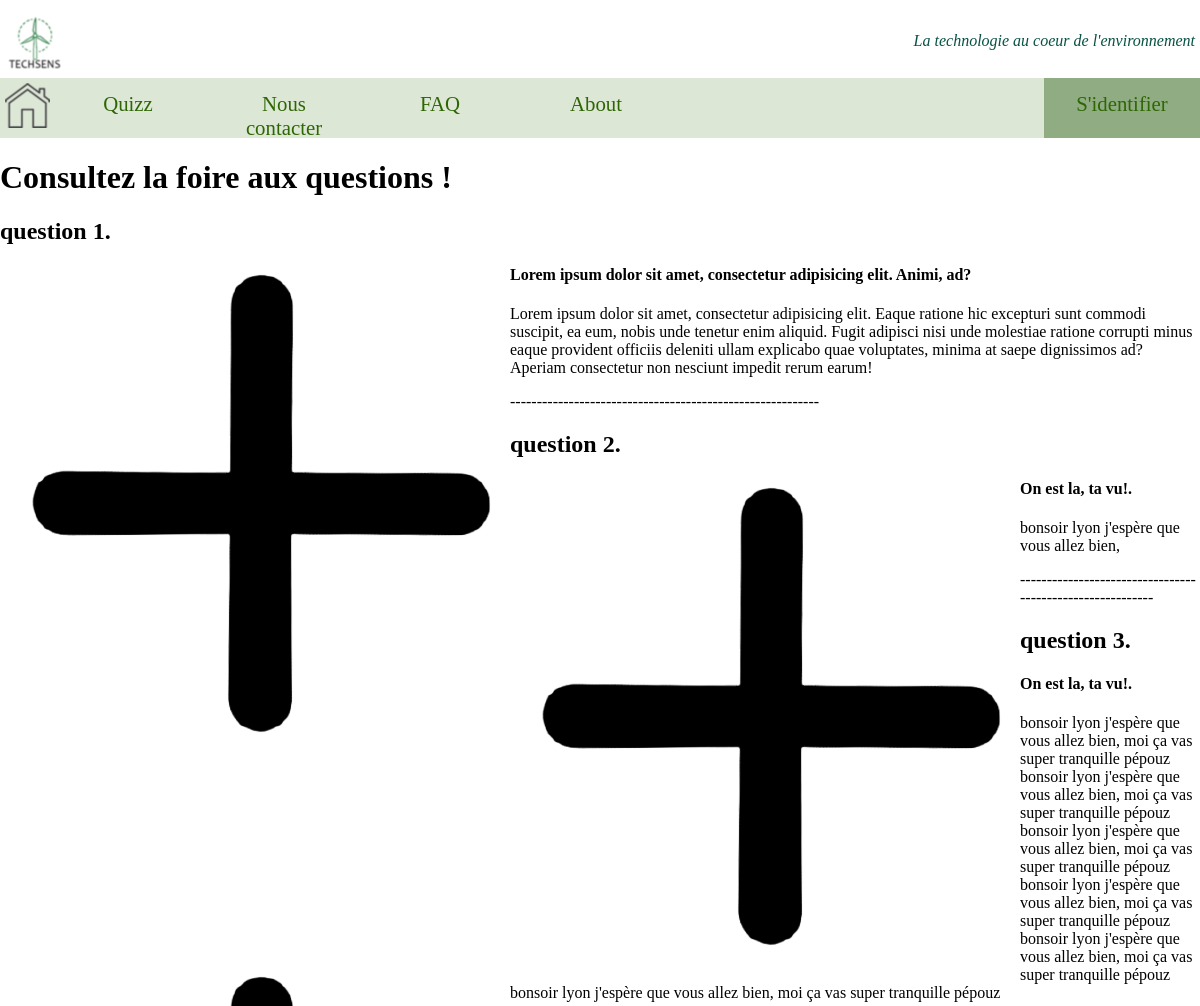
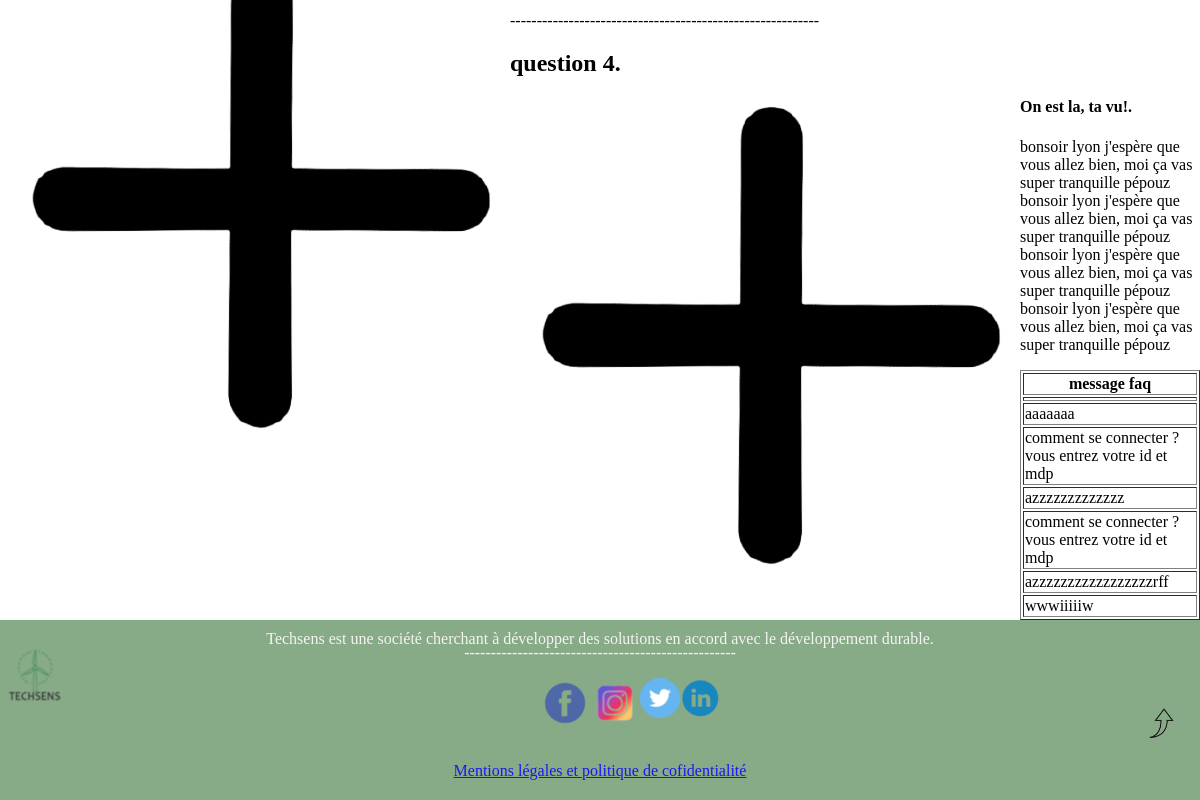
The app's page /faq.php with its own data (2 pictures, top to bottom).
### tables this page shows
CREATE TABLE `faq` (
  `id` int(11) NOT NULL,
  `message` varchar(200) NOT NULL
);

### faq.php (the view, shortened to what this page needs)
<!DOCTYPE html>
<html>
<head>
</head>
<body class="body-faq">
<?php
         if (isset($_SESSION['connected']) && $_SESSION['connected'] == true){
            include("./Composants/headerconnected.php");
                }
        else {include("./Composants/headerdeconnected.php");
    }
    ?>
	<h1 class="h1-faq"> Consultez la foire aux questions ! </h1>
	<div class="container-faq">
		<div class="questions">
			<div class="pannel-faq">
				<h2 class="h2-faq"> question 1. </h2>
				<img class="img-faq" src="image/plus.png" alt="animation">
			</div>
			<div class="toggle-pannel">
				<h4 class="h4-faq">Lorem ipsum dolor sit amet, consectetur adipisicing elit. Animi, ad?</h4>
				<p class="p-faq"> Lorem ipsum dolor sit amet, consectetur adipisicing elit. Eaque ratione hic excepturi
                    sunt commodi suscipit, ea eum, nobis unde tenetur enim aliquid. Fugit adipisci nisi unde
                    molestiae ratione corrupti minus eaque provident officiis deleniti ullam explicabo quae
                    voluptates, minima at saepe dignissimos ad? Aperiam consectetur non nesciunt impedit rerum earum! </p>
			</div>
		</div>
----------------------------------------------------------
		<div class="questions">
			<div class="pannel-faq">
				<h2 class="h2-faq"> question 2. </h2>
				<img class="img-faq" src="image/plus.png" alt="animation">
			</div>
			<div class="toggle-pannel">
				<h4 class="h4-faq">On est la, ta vu!.</h4>
				<p class="p-faq"> bonsoir lyon j'espère que vous allez bien,  </p>
			</div>
		</div>
----------------------------------------------------------
		<div class="questions">
			<div class="pannel-faq">
				<h2 class="h2-faq"> question 3. </h2>
				<img class="img-faq" src="image/plus.png" alt="animation">
			</div>
			<div class="toggle-pannel">
				<h4 class="h4-faq">On est la, ta vu!.</h4>
				<p class="p-faq"> bonsoir lyon j'espère que vous allez bien, moi ça vas super tranquille pépouz
					bonsoir lyon j'espère que vous allez bien, moi ça vas super tranquille pépouz
					bonsoir lyon j'espère que vous allez bien, moi ça vas super tranquille pépouz
					bonsoir lyon j'espère que vous allez bien, moi ça vas super tranquille pépouz
					bonsoir lyon j'espère que vous allez bien, moi ça vas super tranquille pépouz
					bonsoir lyon j'espère que vous allez bien, moi ça vas super tranquille pépouz </p>
			</div>
		</div>
----------------------------------------------------------
		<div class="questions">
			<div class="pannel-faq">
				<h2 class="h2-faq"> question 4. </h2>
				<img class="img-faq" src="image/plus.png" alt="animation">
			</div>
			<div class="toggle-pannel">
				<h4 class="h4-faq">On est la, ta vu!.</h4>
				<p class="p-faq"> bonsoir lyon j'espère que vous allez bien, moi ça vas super tranquille pépouz
					bonsoir lyon j'espère que vous allez bien, moi ça vas super tranquille pépouz
					bonsoir lyon j'espère que vous allez bien, moi ça vas super tranquille pépouz
					bonsoir lyon j'espère que vous allez bien, moi ça vas super tranquille pépouz </p>
			</div>
		</div>
	</div>
	<?php
$con=mysqli_connect('localhost', 'root', '','techsens');
$result = mysqli_query($con,"SELECT * FROM faq");
echo "<table border='1'>
<tr>
<th>message faq</th>
</tr>";
while($row = mysqli_fetch_array($result))
{
echo "<tr>";
echo "<td>" . $row['message'] . "</td>";
echo "</tr>";
}
echo "</table>";
?>
	<div class="footer">
        <div class="foot">Techsens est une société cherchant à développer des solutions en accord avec le développement durable.</div>
        <img src="logoo.png" alt="photo du logo" />
        <div class="content">
            <div class="barre">
            <p>---------------------------------------------------</p></div>
            <div class="photologo">
            <div class="logofb">
                <a href="https://www.facebook.com/profile.php?id=100073322512659"> <img src="fb.png" alt="logo fb" /> </p></a></div>
            <div class="logoinsta">
                <a href="https://www.instagram.com/"> <img src="insta.png" alt="logo insta" /> </a></div>
            <div class="logotwitter">
                <a href="https://twitter.com/Techsens_"> <img src="twitter.png" alt="logo twitter" /></a></div>
            <div class="logolinkedin">
                <a href="https://www.linkedin.com/in/techsens-a9887b222"> <img src="linkedin.png" alt="logo linkedin" /> </a></div>
        </div></div>
            <div class="end">
                    <label for="end">
                        <a href="cgu.html"> Mentions légales et politique de cofidentialité</a></label></div>
    <div id="scrollUp">
            <a href="#haut" class="top">
                <img src="Haut.png" alt="photo bouton" class="img10" /></a>
        </div>
	</div>
</body>
</html>

### graphique.css (style rules this page uses)
img { float: left; }
body { background-color: white; margin: 0; padding: 0; }
.img10 { float: right; width: 30px; height: auto; position: relative; margin-right: 2%; margin-top: -6%; }
.footer { position: relative; padding-top: 10px; width: 100%; height: 170px; background-color: rgb(123, 161, 123); color: #F3F3F3; text-align: center; opacity: 0.9; bottom: 0; }
.photologo { width: 30%; margin-right: 40%; margin-left: 40%; float: center; }
.end { margin-top: 100px; }
.content { margin-left: 25%; margin-right: 25%; width: 50%; margin-top: -20px; }

### records on screen
faq: message "aaaaaaa"
faq: message "comment se connecter ? vous entrez votre id et mdp"
faq: message "azzzzzzzzzzzzz"
faq: message "comment se connecter ? vous entrez votre id et mdp"
faq: message "azzzzzzzzzzzzzzzzzrff"
faq: message "wwwiiiiiw"
